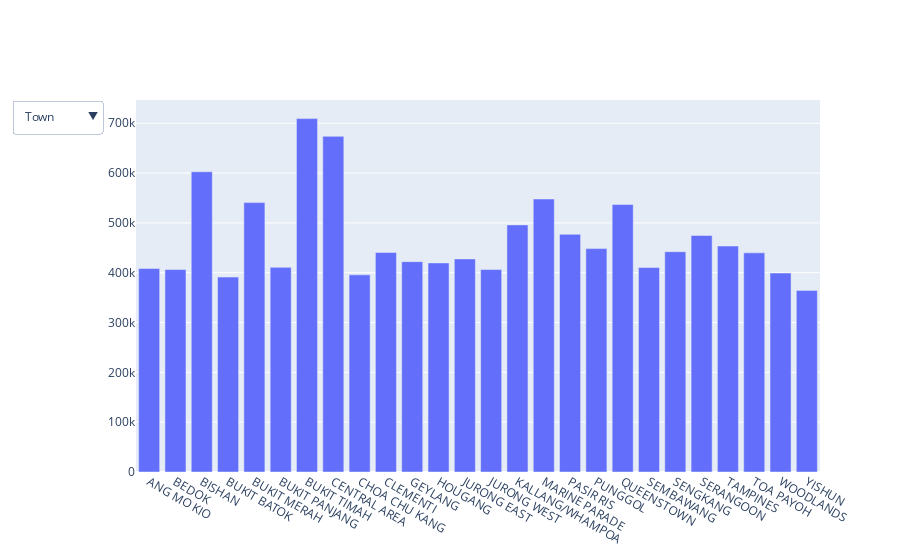

The notebook cell saved with this chart:
### Code cell
##### plotly go objeccts try test #####

df5 = pd.read_excel("C://Users//Denzel//Desktop//resaleflatprice_140922.xlsx", sheet_name="resale-flat-prices-based-on-reg")

average_price_town=df5.groupby('town', as_index=False)['resale_price'].mean()
average_price_type=df5.groupby('flat_type', as_index=False)['resale_price'].mean()

df55 = pd.DataFrame(average_price_town)
df66 = pd.DataFrame(average_price_type)
#fig5 = px.bar(df55, y='resale_price')

s_town = df55['town'].to_numpy()
s_price = df55['resale_price'].to_numpy()

s_type = df66['flat_type'].to_numpy()
s_price2 = df66['resale_price'].to_numpy()


#for col in df55.columns:
#    print(col)

plot = go.Figure(data=[go.Bar(
    name='Town',
    x=s_town,
    y=s_price
),
    go.Bar(
    name='flat Type',
    x=s_type,
    y=s_price2, visible=False
)])


# Add dropdown
plot.update_layout(
    updatemenus=[
        dict(
            active=0,
            buttons=list([
                dict(label="Town",
                     method="update",
                     args=[{"visible": [True, False]},
                           {"title": "Town",
                            }]),
                dict(label="Flat Type",
                     method="update",
                     args=[{"visible": [False, True]},
                           {"title": "Flat Type",
                            }]),
            ]),
        )
    ])

plot

### Figure 1 — Plotly figure (JSON) as saved in the notebook; plotly's stock layout.template omitted (floating-point values rounded to 4 significant figures)
{"data": [{"name": "Town", "type": "bar", "x": ["ANG MO KIO", "BEDOK", "BISHAN", "BUKIT BATOK", "BUKIT MERAH", "BUKIT PANJANG", "BUKIT TIMAH", "CENTRAL AREA", "CHOA CHU KANG", "CLEMENTI", "GEYLANG", "HOUGANG", "JURONG EAST", "JURONG WEST", "KALLANG/WHAMPOA", "MARINE PARADE", "PASIR RIS", "PUNGGOL", "QUEENSTOWN", "SEMBAWANG", "SENGKANG", "SERANGOON", "TAMPINES", "TOA PAYOH", "WOODLANDS", "YISHUN"], "y": [408400.0, 406400.0, 602700.0, 391200.0, 540800.0, 410800.0, 709400.0, 673800.0, 395700.0, 440600.0, 422200.0, 419700.0, 427700.0, 406400.0, 496000.0, 548000.0, 477100.0, 448400.0, 536900.0, 410400.0, 442200.0, 474900.0, 453600.0, 439900.0, 399400.0, 364600.0]}, {"name": "flat Type", "type": "bar", "visible": false, "x": ["1 ROOM", "2 ROOM", "3 ROOM", "4 ROOM", "5 ROOM", "EXECUTIVE", "MULTI-GENERATION"], "y": [209700.0, 246800.0, 323600.0, 434100.0, 519100.0, 622400.0, 739200]}], "layout": {"updatemenus": [{"active": 0, "buttons": [{"args": [{"visible": [true, false]}, {"title": "Town"}], "label": "Town", "method": "update"}, {"args": [{"visible": [false, true]}, {"title": "Flat Type"}], "label": "Flat Type", "method": "update"}]}]}}
